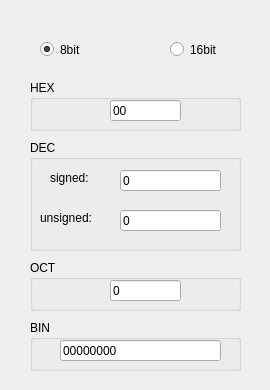
<?xml version="1.0" encoding="UTF-8"?>
<ui version="4.0">
 <class>Convertor</class>
 <widget class="QWidget" name="Convertor">
  <property name="geometry">
   <rect>
    <x>0</x>
    <y>0</y>
    <width>270</width>
    <height>390</height>
   </rect>
  </property>
  <property name="sizePolicy">
   <sizepolicy hsizetype="Fixed" vsizetype="Fixed">
    <horstretch>0</horstretch>
    <verstretch>0</verstretch>
   </sizepolicy>
  </property>
  <property name="windowTitle">
   <string>Base Convertor</string>
  </property>
  <property name="windowIcon">
   <iconset resource="Images.qrc">
    <normaloff>:/icons/images/icons/convertor.ico</normaloff>:/icons/images/icons/convertor.ico</iconset>
  </property>
  <widget class="QRadioButton" name="bit8">
   <property name="geometry">
    <rect>
     <x>40</x>
     <y>40</y>
     <width>115</width>
     <height>19</height>
    </rect>
   </property>
   <property name="text">
    <string>8bit</string>
   </property>
   <property name="checked">
    <bool>true</bool>
   </property>
  </widget>
  <widget class="QRadioButton" name="bit16">
   <property name="geometry">
    <rect>
     <x>170</x>
     <y>40</y>
     <width>115</width>
     <height>19</height>
    </rect>
   </property>
   <property name="text">
    <string>16bit</string>
   </property>
  </widget>
  <widget class="QGroupBox" name="Hex">
   <property name="geometry">
    <rect>
     <x>30</x>
     <y>80</y>
     <width>211</width>
     <height>51</height>
    </rect>
   </property>
   <property name="title">
    <string>HEX</string>
   </property>
   <widget class="QLineEdit" name="hexLine">
    <property name="geometry">
     <rect>
      <x>80</x>
      <y>20</y>
      <width>71</width>
      <height>21</height>
     </rect>
    </property>
    <property name="text">
     <string>00</string>
    </property>
   </widget>
  </widget>
  <widget class="QGroupBox" name="Dec">
   <property name="geometry">
    <rect>
     <x>30</x>
     <y>140</y>
     <width>211</width>
     <height>111</height>
    </rect>
   </property>
   <property name="title">
    <string>DEC</string>
   </property>
   <widget class="QLineEdit" name="signedLine">
    <property name="geometry">
     <rect>
      <x>90</x>
      <y>30</y>
      <width>101</width>
      <height>21</height>
     </rect>
    </property>
    <property name="text">
     <string>0</string>
    </property>
   </widget>
   <widget class="QLabel" name="label">
    <property name="geometry">
     <rect>
      <x>20</x>
      <y>30</y>
      <width>72</width>
      <height>15</height>
     </rect>
    </property>
    <property name="text">
     <string>signed:</string>
    </property>
   </widget>
   <widget class="QLabel" name="label_2">
    <property name="geometry">
     <rect>
      <x>10</x>
      <y>70</y>
      <width>72</width>
      <height>15</height>
     </rect>
    </property>
    <property name="text">
     <string>unsigned:</string>
    </property>
   </widget>
   <widget class="QLineEdit" name="unsignedLine">
    <property name="geometry">
     <rect>
      <x>90</x>
      <y>70</y>
      <width>101</width>
      <height>21</height>
     </rect>
    </property>
    <property name="text">
     <string>0</string>
    </property>
   </widget>
  </widget>
  <widget class="QGroupBox" name="Oct">
   <property name="geometry">
    <rect>
     <x>30</x>
     <y>260</y>
     <width>211</width>
     <height>51</height>
    </rect>
   </property>
   <property name="title">
    <string>OCT</string>
   </property>
   <widget class="QLineEdit" name="octLine">
    <property name="geometry">
     <rect>
      <x>80</x>
      <y>20</y>
      <width>71</width>
      <height>21</height>
     </rect>
    </property>
    <property name="text">
     <string>0</string>
    </property>
   </widget>
  </widget>
  <widget class="QGroupBox" name="Bin">
   <property name="geometry">
    <rect>
     <x>30</x>
     <y>320</y>
     <width>211</width>
     <height>51</height>
    </rect>
   </property>
   <property name="title">
    <string>BIN</string>
   </property>
   <widget class="QLineEdit" name="binLine">
    <property name="geometry">
     <rect>
      <x>30</x>
      <y>20</y>
      <width>161</width>
      <height>21</height>
     </rect>
    </property>
    <property name="text">
     <string>00000000</string>
    </property>
   </widget>
  </widget>
 </widget>
 <resources>
  <include location="Images.qrc"/>
 </resources>
 <connections/>
</ui>
